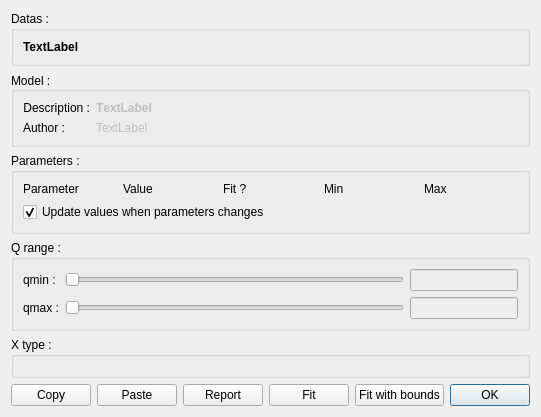
<?xml version="1.0" encoding="UTF-8"?>
<ui version="4.0">
 <class>dlgModel</class>
 <widget class="QDialog" name="dlgModel">
  <property name="windowModality">
   <enum>Qt::NonModal</enum>
  </property>
  <property name="geometry">
   <rect>
    <x>0</x>
    <y>0</y>
    <width>589</width>
    <height>341</height>
   </rect>
  </property>
  <property name="windowTitle">
   <string>Dialog</string>
  </property>
  <layout class="QVBoxLayout" name="verticalLayout">
   <property name="sizeConstraint">
    <enum>QLayout::SetFixedSize</enum>
   </property>
   <item>
    <widget class="QGroupBox" name="groupBox_2">
     <property name="title">
      <string>Datas :</string>
     </property>
     <layout class="QVBoxLayout" name="verticalLayout_4">
      <item>
       <widget class="QLabel" name="labelDatas">
        <property name="font">
         <font>
          <weight>75</weight>
          <italic>false</italic>
          <bold>true</bold>
         </font>
        </property>
        <property name="text">
         <string>TextLabel</string>
        </property>
       </widget>
      </item>
     </layout>
    </widget>
   </item>
   <item>
    <widget class="QGroupBox" name="groupBox">
     <property name="minimumSize">
      <size>
       <width>0</width>
       <height>70</height>
      </size>
     </property>
     <property name="maximumSize">
      <size>
       <width>571</width>
       <height>95</height>
      </size>
     </property>
     <property name="title">
      <string>Model :</string>
     </property>
     <property name="alignment">
      <set>Qt::AlignLeading|Qt::AlignLeft|Qt::AlignVCenter</set>
     </property>
     <layout class="QFormLayout" name="formLayout">
      <item row="0" column="0">
       <widget class="QLabel" name="label_3">
        <property name="text">
         <string>Description :</string>
        </property>
        <property name="alignment">
         <set>Qt::AlignRight|Qt::AlignTrailing|Qt::AlignVCenter</set>
        </property>
       </widget>
      </item>
      <item row="0" column="1">
       <widget class="QLabel" name="labelDescription">
        <property name="enabled">
         <bool>false</bool>
        </property>
        <property name="palette">
         <palette>
          <active>
           <colorrole role="Mid">
            <brush brushstyle="SolidPattern">
             <color alpha="255">
              <red>170</red>
              <green>0</green>
              <blue>0</blue>
             </color>
            </brush>
           </colorrole>
           <colorrole role="Text">
            <brush brushstyle="SolidPattern">
             <color alpha="255">
              <red>170</red>
              <green>0</green>
              <blue>0</blue>
             </color>
            </brush>
           </colorrole>
          </active>
          <inactive>
           <colorrole role="Mid">
            <brush brushstyle="SolidPattern">
             <color alpha="255">
              <red>170</red>
              <green>0</green>
              <blue>0</blue>
             </color>
            </brush>
           </colorrole>
           <colorrole role="Text">
            <brush brushstyle="SolidPattern">
             <color alpha="255">
              <red>170</red>
              <green>0</green>
              <blue>0</blue>
             </color>
            </brush>
           </colorrole>
          </inactive>
          <disabled>
           <colorrole role="Mid">
            <brush brushstyle="SolidPattern">
             <color alpha="255">
              <red>170</red>
              <green>0</green>
              <blue>0</blue>
             </color>
            </brush>
           </colorrole>
           <colorrole role="Text">
            <brush brushstyle="SolidPattern">
             <color alpha="255">
              <red>120</red>
              <green>120</green>
              <blue>120</blue>
             </color>
            </brush>
           </colorrole>
          </disabled>
         </palette>
        </property>
        <property name="font">
         <font>
          <weight>75</weight>
          <bold>true</bold>
          <kerning>false</kerning>
         </font>
        </property>
        <property name="text">
         <string>TextLabel</string>
        </property>
       </widget>
      </item>
      <item row="1" column="0">
       <widget class="QLabel" name="label_5">
        <property name="text">
         <string>Author :</string>
        </property>
        <property name="alignment">
         <set>Qt::AlignRight|Qt::AlignTrailing|Qt::AlignVCenter</set>
        </property>
       </widget>
      </item>
      <item row="1" column="1">
       <widget class="QLabel" name="labelAuthor">
        <property name="enabled">
         <bool>false</bool>
        </property>
        <property name="text">
         <string>TextLabel</string>
        </property>
       </widget>
      </item>
     </layout>
    </widget>
   </item>
   <item>
    <widget class="QGroupBox" name="gbParameters">
     <property name="title">
      <string>Parameters :</string>
     </property>
     <layout class="QVBoxLayout" name="verticalLayout_3">
      <item>
       <layout class="QGridLayout" name="gridParameters">
        <item row="0" column="1">
         <widget class="QLabel" name="label_6">
          <property name="text">
           <string>Value</string>
          </property>
         </widget>
        </item>
        <item row="0" column="2">
         <widget class="QLabel" name="label_7">
          <property name="text">
           <string>Fit ?</string>
          </property>
         </widget>
        </item>
        <item row="0" column="3">
         <widget class="QLabel" name="label_8">
          <property name="text">
           <string>Min</string>
          </property>
         </widget>
        </item>
        <item row="0" column="4">
         <widget class="QLabel" name="label_9">
          <property name="text">
           <string>Max</string>
          </property>
         </widget>
        </item>
        <item row="0" column="0">
         <widget class="QLabel" name="label_4">
          <property name="text">
           <string>Parameter</string>
          </property>
         </widget>
        </item>
       </layout>
      </item>
      <item>
       <widget class="QCheckBox" name="updateFit">
        <property name="text">
         <string>Update values when parameters changes</string>
        </property>
        <property name="checked">
         <bool>true</bool>
        </property>
       </widget>
      </item>
     </layout>
    </widget>
   </item>
   <item>
    <widget class="QGroupBox" name="groupBox_3">
     <property name="title">
      <string>Q range :</string>
     </property>
     <layout class="QGridLayout" name="gridLayout">
      <item row="0" column="1">
       <layout class="QGridLayout" name="gridLayout_3">
        <item row="0" column="0">
         <widget class="QLabel" name="label">
          <property name="text">
           <string>qmin :</string>
          </property>
         </widget>
        </item>
        <item row="1" column="1">
         <widget class="QSlider" name="sliderQmax">
          <property name="orientation">
           <enum>Qt::Horizontal</enum>
          </property>
         </widget>
        </item>
        <item row="1" column="0">
         <widget class="QLabel" name="label_2">
          <property name="text">
           <string>qmax :</string>
          </property>
         </widget>
        </item>
        <item row="0" column="1">
         <widget class="QSlider" name="sliderQmin">
          <property name="orientation">
           <enum>Qt::Horizontal</enum>
          </property>
         </widget>
        </item>
        <item row="0" column="2">
         <widget class="QLineEdit" name="editQmin">
          <property name="enabled">
           <bool>false</bool>
          </property>
          <property name="sizePolicy">
           <sizepolicy hsizetype="Fixed" vsizetype="Fixed">
            <horstretch>0</horstretch>
            <verstretch>0</verstretch>
           </sizepolicy>
          </property>
          <property name="minimumSize">
           <size>
            <width>50</width>
            <height>0</height>
           </size>
          </property>
         </widget>
        </item>
        <item row="1" column="2">
         <widget class="QLineEdit" name="editQmax">
          <property name="enabled">
           <bool>false</bool>
          </property>
          <property name="sizePolicy">
           <sizepolicy hsizetype="Fixed" vsizetype="Fixed">
            <horstretch>0</horstretch>
            <verstretch>0</verstretch>
           </sizepolicy>
          </property>
          <property name="minimumSize">
           <size>
            <width>50</width>
            <height>0</height>
           </size>
          </property>
         </widget>
        </item>
       </layout>
      </item>
     </layout>
    </widget>
   </item>
   <item>
    <widget class="QGroupBox" name="groupPlotExp">
     <property name="title">
      <string>X type :</string>
     </property>
     <layout class="QVBoxLayout" name="verticalLayout_2">
      <item>
       <layout class="QGridLayout" name="gridLayoutPlotExp"/>
      </item>
     </layout>
    </widget>
   </item>
   <item>
    <layout class="QGridLayout" name="gridLayout_4">
     <item row="0" column="4">
      <widget class="QPushButton" name="btnFit">
       <property name="text">
        <string>Fit</string>
       </property>
       <property name="flat">
        <bool>false</bool>
       </property>
      </widget>
     </item>
     <item row="0" column="5">
      <widget class="QPushButton" name="btnFitBounds">
       <property name="text">
        <string>Fit with bounds</string>
       </property>
      </widget>
     </item>
     <item row="0" column="3">
      <widget class="QPushButton" name="btnReport">
       <property name="text">
        <string>Report</string>
       </property>
      </widget>
     </item>
     <item row="0" column="2">
      <widget class="QPushButton" name="btnPaste">
       <property name="text">
        <string>Paste</string>
       </property>
      </widget>
     </item>
     <item row="0" column="1">
      <widget class="QPushButton" name="btnCopy">
       <property name="text">
        <string>Copy</string>
       </property>
      </widget>
     </item>
     <item row="0" column="6">
      <widget class="QDialogButtonBox" name="buttonBox">
       <property name="layoutDirection">
        <enum>Qt::LeftToRight</enum>
       </property>
       <property name="orientation">
        <enum>Qt::Horizontal</enum>
       </property>
       <property name="standardButtons">
        <set>QDialogButtonBox::Ok</set>
       </property>
       <property name="centerButtons">
        <bool>false</bool>
       </property>
      </widget>
     </item>
    </layout>
   </item>
  </layout>
 </widget>
 <resources/>
 <connections>
  <connection>
   <sender>buttonBox</sender>
   <signal>accepted()</signal>
   <receiver>dlgModel</receiver>
   <slot>accept()</slot>
   <hints>
    <hint type="sourcelabel">
     <x>248</x>
     <y>254</y>
    </hint>
    <hint type="destinationlabel">
     <x>157</x>
     <y>274</y>
    </hint>
   </hints>
  </connection>
  <connection>
   <sender>buttonBox</sender>
   <signal>rejected()</signal>
   <receiver>dlgModel</receiver>
   <slot>reject()</slot>
   <hints>
    <hint type="sourcelabel">
     <x>316</x>
     <y>260</y>
    </hint>
    <hint type="destinationlabel">
     <x>286</x>
     <y>274</y>
    </hint>
   </hints>
  </connection>
 </connections>
</ui>
